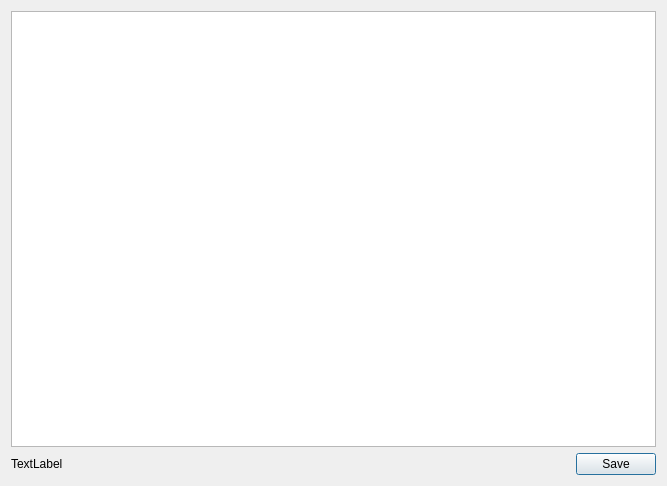
<?xml version="1.0" encoding="UTF-8"?>
<ui version="4.0">
 <class>InitializationFileEditor</class>
 <widget class="QWidget" name="InitializationFileEditor">
  <property name="geometry">
   <rect>
    <x>0</x>
    <y>0</y>
    <width>667</width>
    <height>486</height>
   </rect>
  </property>
  <property name="windowTitle">
   <string>CutterRC Editor</string>
  </property>
  <layout class="QGridLayout" name="gridLayout">
   <item row="0" column="0" colspan="2">
    <widget class="QPlainTextEdit" name="ConfigFileEdit"/>
   </item>
   <item row="1" column="0">
    <widget class="QLabel" name="cutterRCLoaded">
     <property name="text">
      <string>TextLabel</string>
     </property>
    </widget>
   </item>
   <item row="1" column="1">
    <widget class="QDialogButtonBox" name="saveRC">
     <property name="maximumSize">
      <size>
       <width>649</width>
       <height>16777215</height>
      </size>
     </property>
     <property name="standardButtons">
      <set>QDialogButtonBox::Save</set>
     </property>
    </widget>
   </item>
  </layout>
 </widget>
 <resources/>
 <connections/>
</ui>
